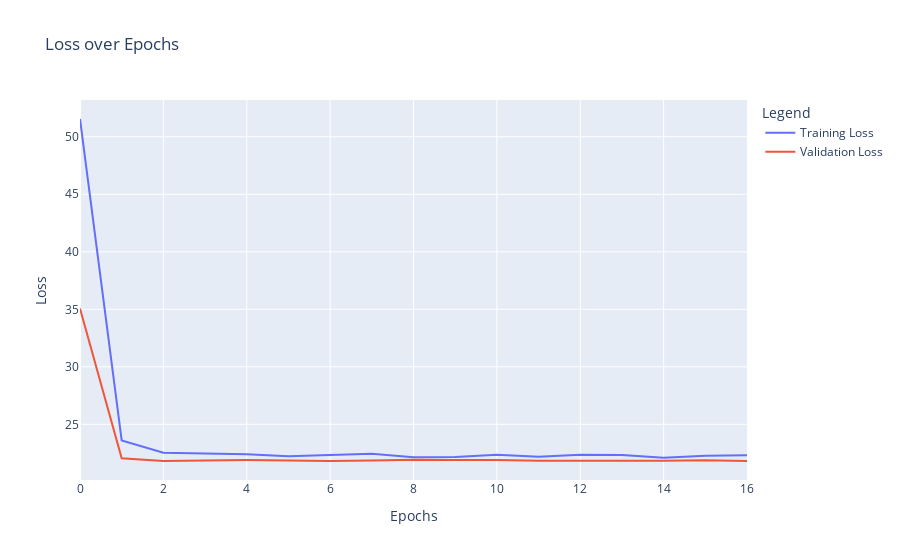

Source (notebook cell):
### Code cell
# Creating a line plot for training and validation loss using Plotly
fig = go.Figure()
fig.add_trace(go.Scatter(x=list(range(len(history.history['loss']))), 
                         y=history.history['loss'], 
                         mode='lines',
                         name='Training Loss'))
fig.add_trace(go.Scatter(x=list(range(len(history.history['val_loss']))), 
                         y=history.history['val_loss'], 
                         mode='lines',
                         name='Validation Loss'))

# Updating the layout of the plot
fig.update_layout(title='Loss over Epochs',
                  xaxis_title='Epochs',
                  yaxis_title='Loss',
                  legend_title='Legend')

# Display the plot
fig.show()

### Figure 1 — Plotly figure (JSON) as saved in the notebook; plotly's stock layout.template omitted (floating-point values rounded to 4 significant figures)
{"data": [{"mode": "lines", "name": "Training Loss", "type": "scatter", "x": [0, 1, 2, 3, 4, 5, 6, 7, 8, 9, 10, 11, 12, 13, 14, 15, 16], "y": [51.55, 23.6, 22.52, 22.44, 22.4, 22.23, 22.32, 22.43, 22.15, 22.16, 22.36, 22.18, 22.36, 22.33, 22.09, 22.26, 22.31]}, {"mode": "lines", "name": "Validation Loss", "type": "scatter", "x": [0, 1, 2, 3, 4, 5, 6, 7, 8, 9, 10, 11, 12, 13, 14, 15, 16], "y": [35.06, 22.05, 21.81, 21.86, 21.89, 21.85, 21.81, 21.86, 21.92, 21.89, 21.91, 21.83, 21.81, 21.84, 21.84, 21.88, 21.81]}], "layout": {"legend": {"title": {"text": "Legend"}}, "title": {"text": "Loss over Epochs"}, "xaxis": {"title": {"text": "Epochs"}}, "yaxis": {"title": {"text": "Loss"}}}}
